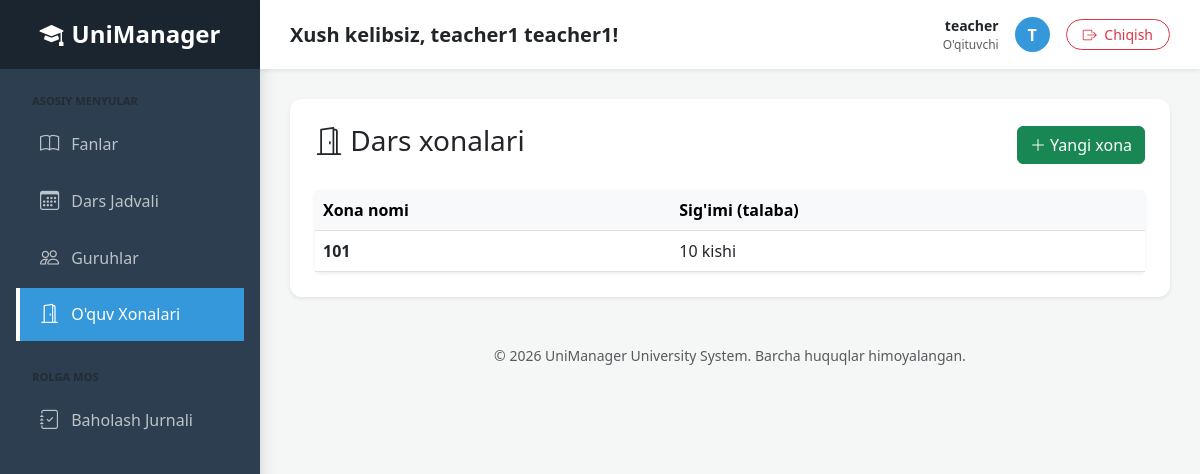
Screenshot of /academy/classrooms/ (signed in) with the database file from the repository.
### users/models.py (models this page shows, shortened)
class User(AbstractUser):
    USER_ROLES = (
        ('admin', 'Admin'),
        ('teacher', 'O\'qituvchi'),
        ('student', 'Talaba'),
    )
    role = models.CharField(max_length=10, choices=USER_ROLES, default='admin')
    phone_number = models.CharField(max_length=15, blank=True, null=True)
    address = models.TextField(blank=True, null=True)

### academy/models.py (models this page shows, shortened)
class Classroom(models.Model):
    ROOM_TYPES = (
        ('lecture', 'Ma\'ruza'),
        ('lab', 'Laboratoriya'),
        ('practice', 'Amaliyot'),
    )
    number = models.CharField(max_length=10)
    capacity = models.PositiveIntegerField()
    room_type = models.CharField(max_length=10, choices=ROOM_TYPES)

### academy/views.py (the view)
# urls.py: path('classrooms/', views.classroom_list, name='classroom_list'),
@login_required
def classroom_list(request):
    rooms = Classroom.objects.all()
    return render(request, 'academy/classroom_list.html', {'rooms': rooms})

### academy/templates/academy/classroom_list.html (shortened to what this page needs)
{% extends 'base.html' %}
{% block content %}
<div class="d-flex justify-content-between align-items-center mb-4">
    <h3><i class="bi bi-door-open"></i> Dars xonalari</h3>
    <a href="{% url 'classroom_add' %}" class="btn btn-success"><i class="bi bi-plus-lg"></i> Yangi xona</a>
</div>
<div class="card shadow-sm border-0">
    <div class="card-body p-0">
        <table class="table table-hover mb-0">
            <thead class="table-light">
                <tr>
                    <th>Xona nomi</th>
                    <th>Sig'imi (talaba)</th>
                </tr>
            </thead>
            <tbody>
                {% for room in rooms %}
                <tr>
                    <td class="fw-bold">{{ room.number }}</td>
                    <td>{{ room.capacity }} kishi</td>
                </tr>
                {% empty %}
                <tr>
                    <td colspan="3" class="text-center py-4">Xonalar hali qo'shilmagan.</td>
                </tr>
                {% endfor %}
            </tbody>
        </table>
    </div>
</div>
{% endblock %}

### templates/base.html (shortened to what this page needs)
<!DOCTYPE html>
<html lang="uz">
<head>
    <link href="https://cdn.jsdelivr.net/npm/bootstrap@5.3.0/dist/css/bootstrap.min.css" rel="stylesheet">
    <link rel="stylesheet" href="https://cdn.jsdelivr.net/npm/bootstrap-icons@1.11.0/font/bootstrap-icons.css">
</head>
<body>
    <div class="d-flex">
        {% if user.is_authenticated %}
        <div id="sidebar" class="shadow">
            <div class="logo-section mb-4">
                <h4 class="mb-0 fw-bold"><i class="bi bi-mortarboard-fill me-2"></i>UniManager</h4>
            </div>
            <div class="px-3">
                <p class="text-uppercase small fw-bold text-muted mb-2 ps-3" style="font-size: 0.7rem;">Asosiy Menyular</p>
                <ul class="nav flex-column">
                    <li class="nav-item">
                        <a href="{% url 'subject_list' %}" class="nav-link mb-1 {% if 'subject' in request.path %}active{% endif %}">
                            <i class="bi bi-book"></i> Fanlar
                        </a>
                    </li>
                    <li class="nav-item">
                        <a href="{% url 'timetable_view' %}" class="nav-link mb-1 {% if 'timetable' in request.path %}active{% endif %}">
                            <i class="bi bi-calendar3"></i> Dars Jadvali
                        </a>
                    </li>
                    <li class="nav-item">
                        <a href="{% url 'group_list' %}" class="nav-link mb-1 {% if 'group' in request.path %}active{% endif %}">
                            <i class="bi bi-people"></i> Guruhlar
                        </a>
                    </li>
                    <li class="nav-item">
                        <a href="{% url 'classroom_list' %}" class="nav-link mb-1 {% if 'classroom' in request.path %}active{% endif %}">
                            <i class="bi bi-door-open"></i> O'quv Xonalari
                        </a>
                    </li>
                </ul>
                <p class="text-uppercase small fw-bold text-muted mt-4 mb-2 ps-3" style="font-size: 0.7rem;">Rolga Mos</p>
                <ul class="nav flex-column">
                    {% if user.role == 'admin' %}
                    <li class="nav-item">
                        <a href="{% url 'user_list' %}" class="nav-link mb-1 {% if 'user' in request.path %}active{% endif %}">
                            <i class="bi bi-person-gear"></i> Foydalanuvchilar
                        </a>
                    </li>
                    {% elif user.role == 'teacher' %}
                    <li class="nav-item">
                        <a href="{% url 'teacher_dashboard' %}" class="nav-link mb-1 {% if 'teacher' in request.path %}active{% endif %}">
                            <i class="bi bi-journal-check"></i> Baholash Jurnali
                        </a>
                    </li>
                    {% elif user.role == 'student' %}
                    <li class="nav-item">
                        <a href="{% url 'student_dashboard' %}" class="nav-link mb-1 {% if 'student' in request.path %}active{% endif %}">
                            <i class="bi bi-graph-up-arrow"></i> Mening Natijalarim
                        </a>
                    </li>
                    {% endif %}
                </ul>
            </div>
        </div>
        {% endif %}
        <div class="main-content">
            <nav class="top-navbar d-flex justify-content-between align-items-center shadow-sm">
                <div>
                    <h5 class="mb-0 text-dark fw-semibold">
                        {% if user.is_authenticated %}
                            Xush kelibsiz, {{ user.get_full_name|default:user.username }}!
                        {% else %}
                            Tizimga kirish
                        {% endif %}
                    </h5>
                </div>
                <div class="d-flex align-items-center">
                    {% if user.is_authenticated %}
                        <div class="me-3 d-none d-md-block text-end">
                            <div class="fw-bold small">{{ user.username }}</div>
                            <div class="text-muted" style="font-size: 0.75rem;">{{ user.get_role_display|default:user.role }}</div>
                        </div>
                        <div class="user-profile-img me-3">
                            {{ user.username|first|upper }}
                        </div>
                        <form action="{% url 'logout' %}" method="post" class="m-0">
                            <button type="submit" class="btn btn-outline-danger btn-sm rounded-pill px-3">
                                <i class="bi bi-box-arrow-right me-1"></i> Chiqish
                            </button>
                        </form>
                    {% else %}
                        <a href="{% url 'login' %}" class="btn btn-primary btn-sm rounded-pill px-4">Kirish</a>
                    {% endif %}
                </div>
            </nav>
            <div class="content-container">
                <div class="main-card">
                    {% block content %}
                    {% endblock %}
                </div>
                <footer class="mt-5 text-center text-muted small">
                    <p>&copy; 2026 UniManager University System. Barcha huquqlar himoyalangan.</p>
                </footer>
            </div>
        </div>
    </div>
</body>
</html>

### templates/base.html (style rules this page uses)
body { background-color: #f4f7f6; font-family: 'Segoe UI', Tahoma, Geneva, Verdana, sans-serif; }
#sidebar { min-width: 260px; max-width: 260px; min-height: 100vh; background: #2c3e50; color: white; transition: all 0.3s; }
#sidebar .logo-section { background: #1a252f; padding: 20px; text-align: center; }
#sidebar .nav-link { color: #bdc3c7; padding: 12px 20px; display: flex; align-items: center; transition: 0.2s; border-left: 4px solid transparent; }
#sidebar .nav-link.active { background: #3498db; color: white !important; border-left: 4px solid #fff; }
#sidebar .nav-link i { font-size: 1.2rem; margin-right: 12px; }
.main-content { flex: 1; min-width: 0; }
.top-navbar { background: white; padding: 15px 30px; }
.content-container { padding: 30px; }
.main-card { background: white; border-radius: 12px; border: none; box-shadow: 0 0.125rem 0.25rem rgba(0, 0, 0, 0.075); padding: 25px; }
.user-profile-img { width: 35px; height: 35px; background: #3498db; color: white; border-radius: 50%; display: inline-flex; align-items: center; justify-content: center; font-weight: bold; }

### rows the page displays
User: get_full_name "teacher1 teacher1", username "teacher", role "O'qituvchi", username|first "T"
Classroom: number "101", capacity "10"
